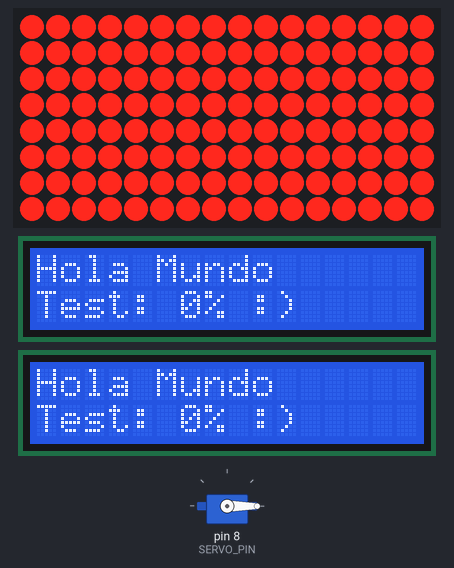
Recording of a sketch running on a simulated Arduino Uno, built with avr-gcc and run on an emulated ATmega328P. Shown: servo, 16×8 LED matrix, 2 × 16×2 character LCD.

Above: at 0.2 s.
At 0.8 s:
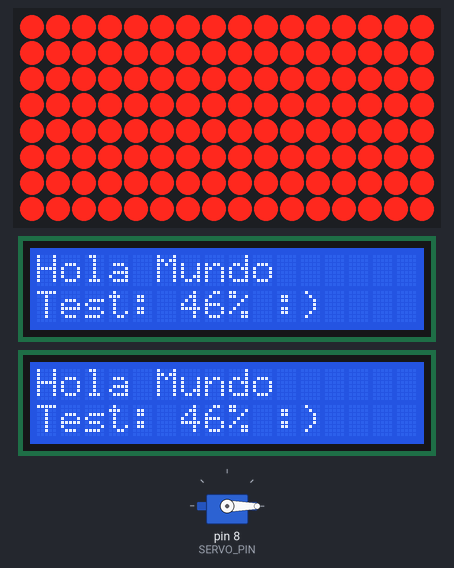
At 1.4 s:
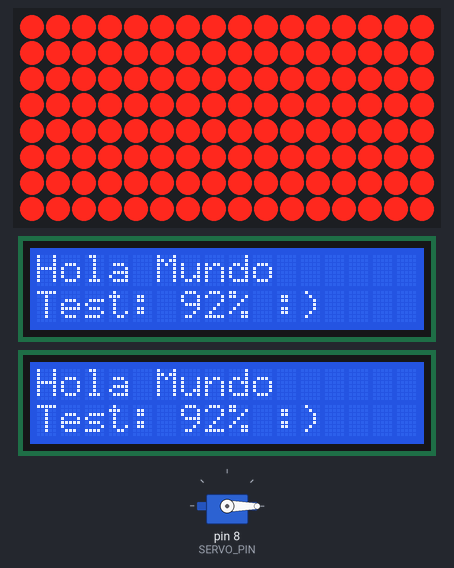
At 3.24 s:
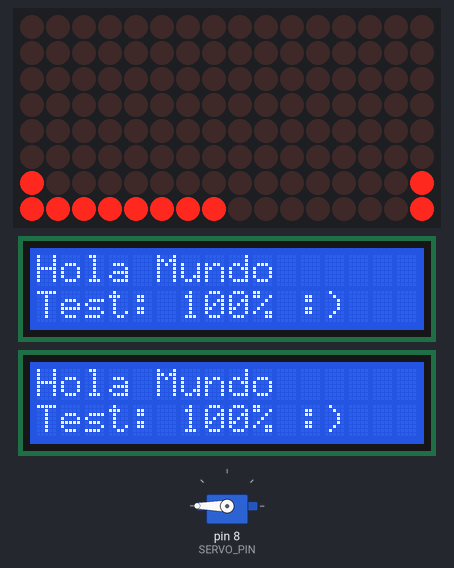
Timing chart, 0 to 40.0 s (numbered marks = the images above):
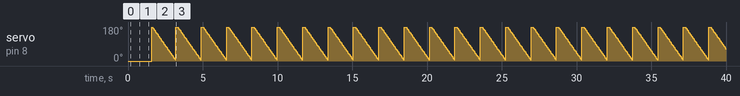

Measured:
- by itself, servo on pin 8 (SERVO_PIN): ramps from 180° to 6° and jumps back, once every 1.7 s

The sketch:

Proyecto.ino
```cpp
#include <MD_MAX72xx.h>
#include <Servo.h>
#include <LiquidCrystal.h>

#define HARDWARE_TYPE MD_MAX72XX::DR0CR0RR1_HW
#define NUM_OF_MATRIX 2
#define DELAY_ANIMATION 50
#define N_FRAMES 30
#define A_ROWS 8

//Pines:
#define SERVO_PIN 8
#define TRIGGER 13
#define ECHO 12
#define DIN 2
#define CS 3
#define CLK 4

// RS, E, D4, D5, D6, D7
#define RS 0
#define E 1
#define D4 2
#define D5 3
#define D6 4
#define D7 5
const byte pines_LCD1[]{53,51,49,47,45,43};
const byte pines_LCD2[]{52,50,48,46,44,42};

const byte frameDef2[]={0x00,0x00,0x00,0x00,0x00,0x00,0x01,0x01};
const byte frameDef[]={0x00,0x00,0x00,0x00,0x00,0x00,0x80,0x80};

const byte framesAuto[N_FRAMES][A_ROWS]={
  {0x00,0x00,0x00,0x00,0x00,0x00,0x01,0xff},
  {0x00,0x00,0x00,0x00,0x00,0x00,0xf1,0x0f},
  {0x00,0x00,0x00,0x00,0x00,0xc0,0x39,0x07},
  {0x00,0x00,0x00,0x00,0xc0,0x30,0x0d,0x03},
  {0x00,0x00,0x00,0x80,0x60,0x18,0x05,0x03},
  {0x00,0x00,0x80,0x60,0x10,0x0c,0x03,0x01},
  {0x00,0x80,0x40,0x20,0x18,0x04,0x03,0x01},
  {0x80,0x40,0x20,0x10,0x08,0x04,0x03,0x01},
  {0x40,0x20,0x10,0x08,0x08,0x04,0x03,0x01},
  {0x20,0x10,0x08,0x08,0x04,0x02,0x01,0x01},
  {0x10,0x08,0x08,0x04,0x02,0x02,0x01,0x01},
  {0x08,0x08,0x04,0x04,0x02,0x02,0x01,0x01},
  {0x04,0x04,0x02,0x02,0x02,0x02,0x01,0x01},
  {0x02,0x02,0x02,0x02,0x01,0x01,0x01,0x01},
  {0x01,0x01,0x01,0x01,0x01,0x01,0x01,0x01},
//------------------------------------------------
  {0x80,0x80,0x80,0x80,0x80,0x80,0x80,0x80},
  {0x40,0x40,0x40,0x40,0x80,0x80,0x80,0x80},
  {0x20,0x20,0x40,0x40,0x40,0x40,0x80,0x80},
  {0x10,0x10,0x20,0x20,0x40,0x40,0x80,0x80},
  {0x08,0x10,0x10,0x20,0x40,0x40,0x80,0x80},
  {0x04,0x08,0x10,0x10,0x20,0x20,0xc0,0x80},
  {0x02,0x04,0x08,0x10,0x10,0x20,0xc0,0x80},
  {0x01,0x02,0x04,0x08,0x10,0x20,0xc0,0x80},
  {0x00,0x01,0x02,0x04,0x18,0x20,0xc0,0x80},
  {0x00,0x00,0x01,0x06,0x08,0x30,0xc0,0x80},
  {0x00,0x00,0x00,0x01,0x06,0x18,0xe0,0x80},
  {0x00,0x00,0x00,0x00,0x03,0x0c,0xb0,0xc0},
  {0x00,0x00,0x00,0x00,0x00,0x03,0x9c,0xe0},
  {0x00,0x00,0x00,0x00,0x00,0x00,0x8f,0xf0},
  {0x00,0x00,0x00,0x00,0x00,0x00,0x80,0xff}
};

float gradoActual=180.0;

//Objetos:
MD_MAX72XX mx = MD_MAX72XX(HARDWARE_TYPE, DIN, CLK, CS, NUM_OF_MATRIX);
Servo ms;
LiquidCrystal lcd1(pines_LCD1[RS],pines_LCD1[E],pines_LCD1[D4],pines_LCD1[D5],pines_LCD1[D6],pines_LCD1[D7]);
LiquidCrystal lcd2(pines_LCD2[RS],pines_LCD2[E],pines_LCD2[D4],pines_LCD2[D5],pines_LCD2[D6],pines_LCD2[D7]);

void setup() {
  Serial.begin(9600);
  pinMode(ECHO,INPUT);
  pinMode(TRIGGER,OUTPUT);
  ms.attach(SERVO_PIN);
  ms.write(0);
  mx.begin();
  lcd1.begin(16,2);
  lcd2.begin(16,2);
  testInicial();
  mx.control(MD_MAX72XX::INTENSITY, 5);
}

void loop() {
  delay(DELAY_ANIMATION*2);
  mx.clear();
  for(int i=0;i<N_FRAMES;i++){
    ms.write(gradoActual);
    if(i<N_FRAMES/2) drawRows(framesAuto[i],frameDef);
    else drawRows(frameDef2,framesAuto[i]);
    // ultraSonido();
    delay(DELAY_ANIMATION);
    gradoActual-=6;
  }
  gradoActual=180.0;
  ms.write(gradoActual);
}

int ultraSonido(){
  digitalWrite(TRIGGER, LOW);
  delayMicroseconds(5);
  digitalWrite(TRIGGER, HIGH);
  delayMicroseconds(10);
  digitalWrite(TRIGGER, LOW);
  double dur = pulseIn(ECHO, HIGH);
  Serial.print("Dur: ");
  Serial.println(dur);
  double cm = dur*0.017;
  Serial.print("Distancia al objeto: ");
  Serial.print(cm);
  Serial.println(" cm");
  return cm;
}


void drawRows(const byte fig[],const byte fig2[]){
  for( int i = 0; i < 8; i++ ){
    mx.setRow(0, i, fig[i]);
    mx.setRow(1, i, fig2[i]);
  }
}


void testInicial(){
  mx.control(MD_MAX72XX::TEST, true);
  lcd1.print("Hola Mundo");
  lcd2.print("Hola Mundo");
  for(int i=0;i<=100;i++){
    lcd1.setCursor(0,2);
    lcd2.setCursor(0,2);
    lcd1.print("Test: ");
    lcd1.print(i);
    lcd1.print("% :)");
    lcd2.print("Test: ");
    lcd2.print(i);
    lcd2.print("% :)");
    delay(10);
  }
  mx.control(MD_MAX72XX::TEST, false);
}
```
